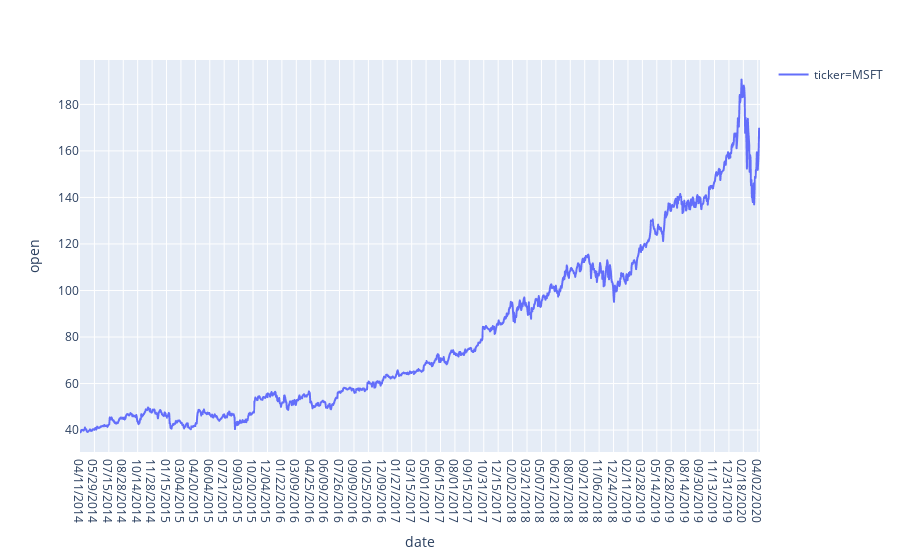

The cell this chart's notebook holds for it:
### Code cell
fig = px.line(msft,x=msft['date'],y=msft['open'],color=msft['ticker'])
fig.show()

### Figure 1 — Plotly figure (JSON) as saved in the notebook; plotly's stock layout.template omitted (floating-point values rounded to 4 significant figures; data arrays with more than 128 entries replaced by an {"elided": "..."} marker saying what was removed)
{"data": [{"hoverlabel": {"namelength": 0}, "hovertemplate": "ticker=MSFT<br>date=%{x}<br>open=%{y}", "legendgroup": "ticker=MSFT", "line": {"color": "#636efa", "dash": "solid"}, "mode": "lines", "name": "ticker=MSFT", "showlegend": true, "type": "scattergl", "x": {"elided": "1510 str values"}, "xaxis": "x", "y": {"elided": "1510 float values"}, "yaxis": "y"}], "layout": {"legend": {"tracegroupgap": 0}, "margin": {"t": 60}, "xaxis": {"anchor": "y", "domain": [0, 1], "title": {"text": "date"}}, "yaxis": {"anchor": "x", "domain": [0, 1], "title": {"text": "open"}}}}
